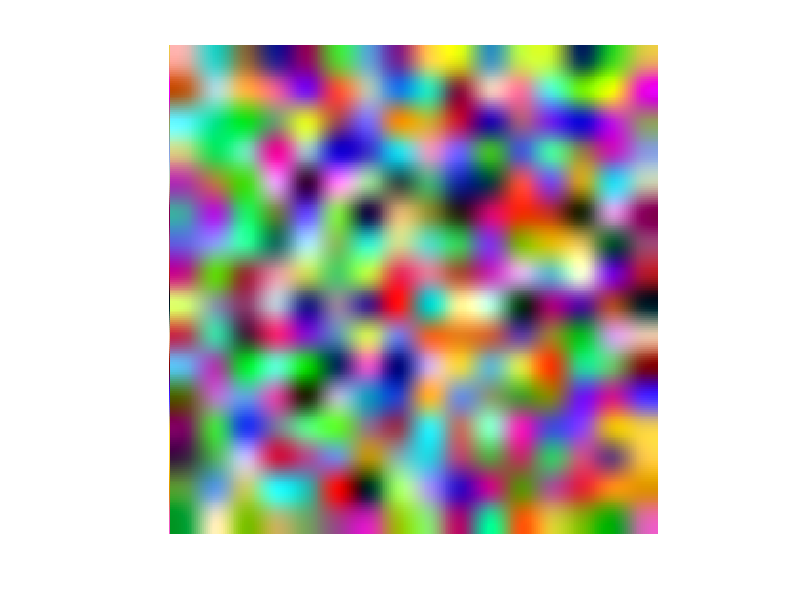

The MATLAB script that drew this image: (Note: this script raises an error after producing the figure.)
%{
Write a MATLAB program that will perform the following tasks:

Create and view a random "patchwork quilt" with: 
r = uint8(floor(256*rand(16,16,3))); 
r = imresize(r,16); 
imshow(r), pixval on 

%}

r = uint8(floor(256*rand(16,16,3))); 
r = imresize(r,16); 
imshow(r), pixval on

% Convert the brown values to HSV, and plot the hues on a circle.
hsv = rgb2hsv(r); 
h = hsv(:,:,1); 
polarplot(h,ones(size(h)))

